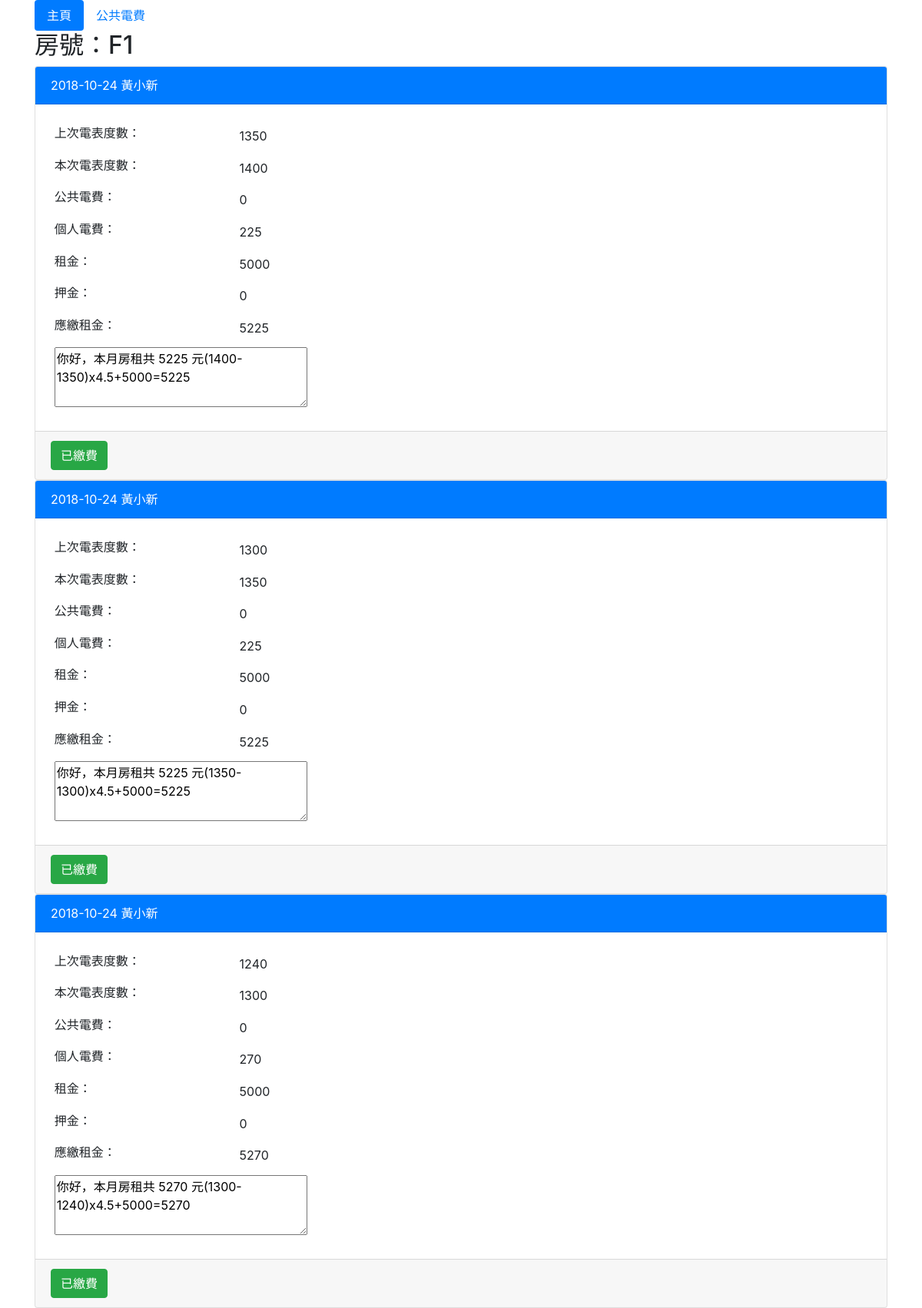
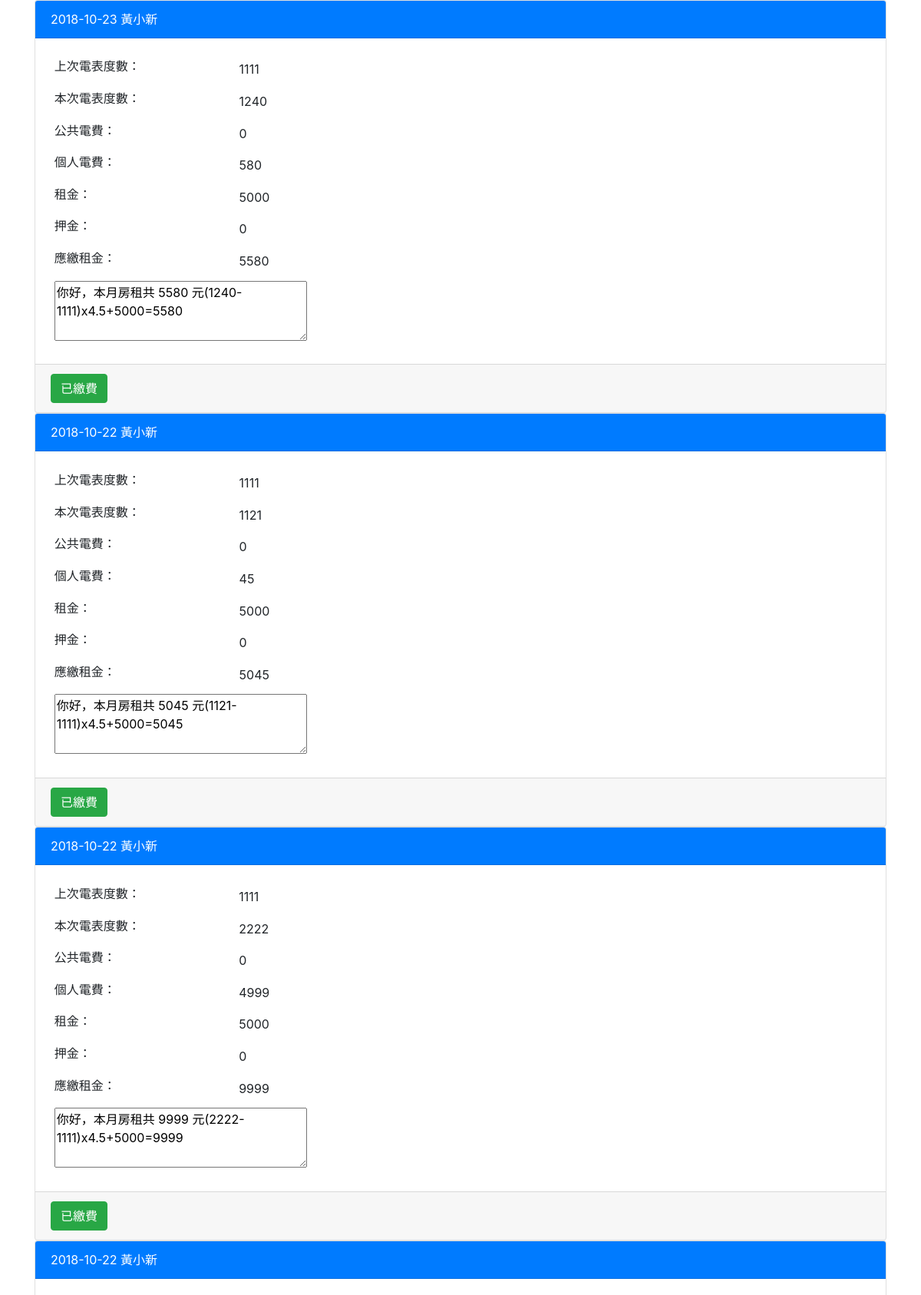
Screenshot of /polls/list/1 (upper part) with the database file from the repository (2 pictures, top to bottom).
### polls/models.py (models this page shows, shortened)
class DTSF02(models.Model):
	DTSF01 = models.ForeignKey(DTSF01, on_delete=models.CASCADE)
	INPUT_DATE = models.CharField(max_length=10)
	LAST_DEGREES = models.IntegerField(default=0)
	THIS_DEGREES = models.IntegerField(default=0)
	RENT_AMT = models.IntegerField(default=0)
	PUB_ELECTRIC_AMT = models.IntegerField(default=0)
	ELECTRIC_AMT =  models.IntegerField(default=0)
	DIPOSIT_AMT =  models.IntegerField(default=0)
	TOTAL_AMT =  models.IntegerField(default=0)
	MESSAGE = models.CharField(max_length=200)
	IS_CONF = models.BooleanField(default=False)

class DTSF01(models.Model):
	ROOM = models.CharField(max_length=3)
	BEGIN_DATE = models.CharField(max_length=10)
	NAME = models.CharField(max_length=20)
	END_DATE = models.CharField(max_length=10)
	CELL_PHONE = models.CharField(max_length=10)
	RENT_AMT = models.IntegerField(default=0)
	DIPOSIT = models.IntegerField(default=0)
	PUB_DASHBOARD = models.CharField(max_length=3,blank=True)
	THIS_DEGREES = models.IntegerField(default=0)
	TIMES = models.FloatField(default=0.0)
	ADDRESS = models.CharField(max_length=50)
	STATUS = models.CharField(max_length=1)

### polls/views.py (the view)
# urls.py: path('list/<int:dashboard_id>', views.list, name='list'),
def list(request, dashboard_id):
    DTSF01vo = get_object_or_404(DTSF01, pk=dashboard_id)
    DTSF02_list = DTSF01vo.dtsf02_set.order_by("-INPUT_DATE","-pk")
    return render(request, 'detail.html', locals())

### polls/templates/detail.html (shortened to what this page needs)
{% include "head.html" %}
{% load static %}
<div class="container">
  <ul class="nav nav-pills">
    <li class="nav-item">
      <a class="nav-link active" href="/polls/">主頁</a>
    <li class="nav-item">
      <a class="nav-link" href="/polls/electric/">公共電費</a>
  </ul>
</div>
<div class="container">
{% if DTSF02_list %}
	{% for sf02 in DTSF02_list %}
		{% if forloop.first %}
			  <h2>房號：{{DTSF01vo.ROOM}}</h2>
		{% endif %}
		<div class="card ">
			<div class="card-header bg-primary text-white">
				{% if sf02.IS_CONF %}
					{{ sf02.INPUT_DATE }}  {{DTSF01vo.NAME}}
				{% else %}
					<font color="pink" id="bill_title{{sf02.id}}">{{ sf02.INPUT_DATE }}  {{DTSF01vo.NAME}}</font>
				{% endif %}
			</div>
			<div class="card-body">
				<table class="table-sm"><tr>
					<td><label>上次電表度數</label>：<td>{{ sf02.LAST_DEGREES }}</td><tr>
					<td><label>本次電表度數</label>：<td>{{ sf02.THIS_DEGREES }}</td><tr>
					<td><label>公共電費</label>：<td>{{ sf02.PUB_ELECTRIC_AMT }}</td><tr>
					<td><label>個人電費</label>：<td>{{ sf02.ELECTRIC_AMT }}</td><tr>
					<td><label>租金</label>：<td>{{ sf02.RENT_AMT }}</td><tr>
					<td><label>押金</label>：<td>{{ sf02.DIPOSIT_AMT }}</td><tr>
					<td><label>應繳租金</label>：<td>{{ sf02.TOTAL_AMT }}</td><tr>
					<td colspan="2"><textarea cols="30" rows="3">{{ sf02.MESSAGE }}</textarea></td></table>
			</div>
			<div class="card-footer">
				{% if sf02.IS_CONF %}
					<button type="button" class="btn btn-success">已繳費</button>
				{% else %}
					<button type="button" class="btn btn-danger bill" data-id="{{sf02.id}}">待繳費</button>
				{% endif %}
			</div>
		</div>
	{% endfor %}
{% else %}
	找不到房號 {{DTSF01vo.ROOM}} 任何紀錄
{% endif %}
</div>
{% include "footer.html" %}

### polls/templates/head.html (shortened to what this page needs)
<!DOCTYPE html>
<html lang="en">
<head>
  <link rel="stylesheet" href="https://maxcdn.bootstrapcdn.com/bootstrap/4.1.3/css/bootstrap.min.css">
</head>
<body>

### polls/templates/footer.html
</body>
</html>

### rows the page displays
DTSF02: INPUT_DATE "2018-10-24", LAST_DEGREES "1350", THIS_DEGREES "1400", PUB_ELECTRIC_AMT "0", ELECTRIC_AMT "225", RENT_AMT "5000", DIPOSIT_AMT "0", TOTAL_AMT "5225", MESSAGE "你好，本月房租共 5225 元(1400-1350)x4.5+5000=5225", IS_CONF "已繳費"
DTSF01: ROOM "F1", NAME "黃小新"
DTSF02: INPUT_DATE "2018-10-24", LAST_DEGREES "1300", THIS_DEGREES "1350", PUB_ELECTRIC_AMT "0", ELECTRIC_AMT "225", RENT_AMT "5000", DIPOSIT_AMT "0", TOTAL_AMT "5225", MESSAGE "你好，本月房租共 5225 元(1350-1300)x4.5+5000=5225", IS_CONF "已繳費"
DTSF02: INPUT_DATE "2018-10-24", LAST_DEGREES "1240", THIS_DEGREES "1300", PUB_ELECTRIC_AMT "0", ELECTRIC_AMT "270", RENT_AMT "5000", DIPOSIT_AMT "0", TOTAL_AMT "5270", MESSAGE "你好，本月房租共 5270 元(1300-1240)x4.5+5000=5270", IS_CONF "已繳費"
DTSF02: INPUT_DATE "2018-10-23", LAST_DEGREES "1111", THIS_DEGREES "1240", PUB_ELECTRIC_AMT "0", ELECTRIC_AMT "580", RENT_AMT "5000", DIPOSIT_AMT "0", TOTAL_AMT "5580", MESSAGE "你好，本月房租共 5580 元(1240-1111)x4.5+5000=5580", IS_CONF "已繳費"
DTSF02: INPUT_DATE "2018-10-22", LAST_DEGREES "1111", THIS_DEGREES "1121", PUB_ELECTRIC_AMT "0", ELECTRIC_AMT "45", RENT_AMT "5000", DIPOSIT_AMT "0", TOTAL_AMT "5045", MESSAGE "你好，本月房租共 5045 元(1121-1111)x4.5+5000=5045", IS_CONF "已繳費"
DTSF02: INPUT_DATE "2018-10-22", LAST_DEGREES "1111", THIS_DEGREES "2222", PUB_ELECTRIC_AMT "0", ELECTRIC_AMT "4999", RENT_AMT "5000", DIPOSIT_AMT "0", TOTAL_AMT "9999", MESSAGE "你好，本月房租共 9999 元(2222-1111)x4.5+5000=9999", IS_CONF "已繳費"
DTSF02: INPUT_DATE "2018-10-22"
